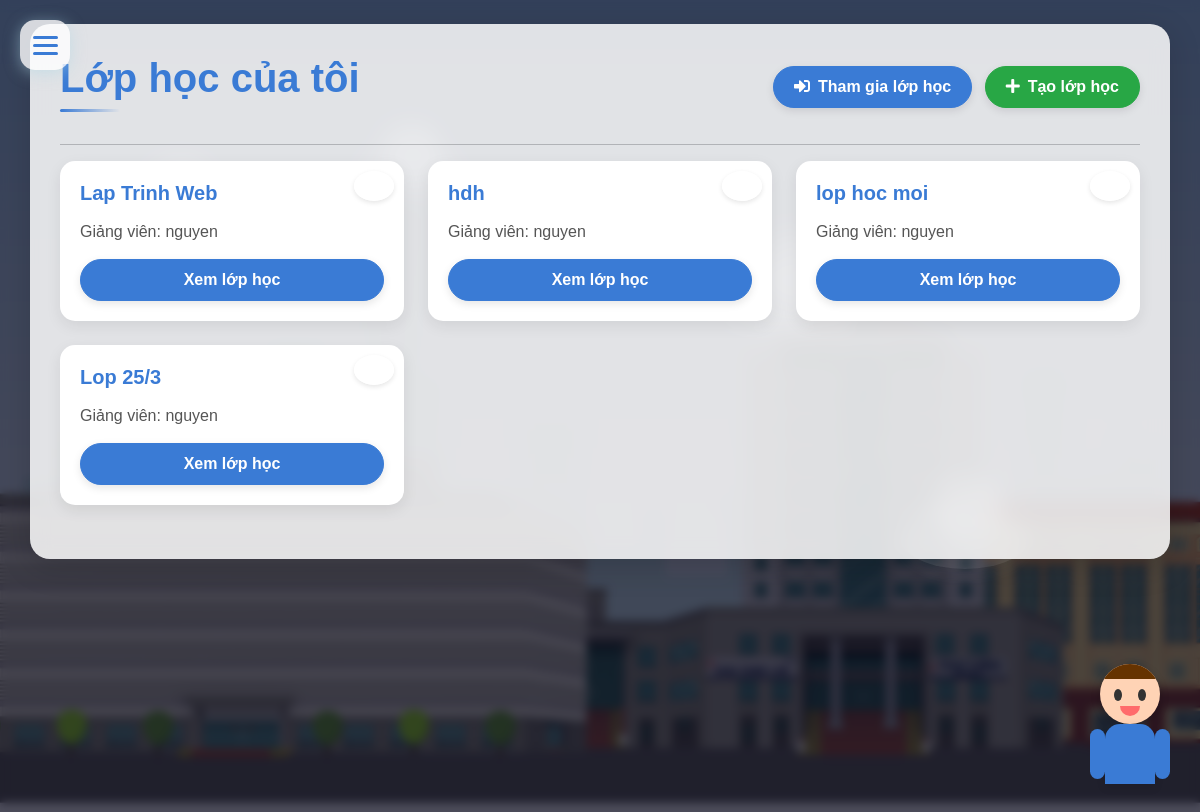
/myclass/ (signed in), run on the app's committed database.
### allClass/models.py (models this page shows, shortened)
class MyClass(models.Model):
    name = models.TextField()
    instructor = models.ForeignKey(User, on_delete=models.CASCADE, related_name='instructed_classes')
    students = models.ManyToManyField(User, related_name='classes')
    code = models.CharField(max_length=10, unique=True, null=True)
    class Meta:
        verbose_name = "Class"
        verbose_name_plural = "Classes"

### allClass/views.py (the view)
# urls.py: path('', views.my_classes, name='my_classes'),
@login_required(login_url='login')
def my_classes(request):
    user = request.user
    if user.is_staff:
        classes = MyClass.objects.filter(Q(instructor=user) | Q(students=user)).distinct()
    else:
        classes = MyClass.objects.filter(students=user).distinct()
    if not classes:
        messages.info(request, 'No classes found.')
    return render(request, 'myClass.html', {'classes': classes})

### templates/myClass.html (shortened to what this page needs)
{% load static %}
<!DOCTYPE html>
<html lang="en">
<head>
    <link rel="stylesheet" href="/static/cssQuan/bootstrap.min.css">
    <link rel="stylesheet" href="/static/css/style.css">
    <link rel="stylesheet" href="/static/cssQuan/icon_all.min.css">
    <link rel="stylesheet" href="https://cdnjs.cloudflare.com/ajax/libs/font-awesome/5.15.4/css/all.min.css">
    <link href='https://unpkg.com/boxicons@2.1.4/css/boxicons.min.css' rel='stylesheet'>
</head>
<body class="fade-in">
    <div class="cloud cloud-2"></div>
    <div class="cloud cloud-3"></div>
    <div class="cloud cloud-4"></div>
    {% include "Components/newmenu.html" %}
    <div class="container mt-4">
        <div class="d-flex justify-content-between align-items-center mb-4">
            <h1>Lớp học của tôi</h1>
            <div>
                <button type="button" class="btn btn-primary" data-bs-toggle="modal" data-bs-target="#joinClassModal">
                    <i class="fas fa-sign-in-alt me-2"></i>Tham gia lớp học
                </button>
                {% if user.is_staff %}
                    <button type="button" class="btn btn-success ms-2" data-bs-toggle="modal" data-bs-target="#createClassModal">
                        <i class="fas fa-plus me-2"></i>Tạo lớp học
                    </button>
                {% endif %}
            </div>
        </div>
        <hr>
        {% if classes %}
            <div class="row">
                {% for class in classes %}
                    <div class="col-md-4 mb-4">
                        <div class="card h-100">
                            <div class="card-body d-flex flex-column">
                                <h5 class="card-title">{{ class.name }}
                                    {% if user == class.instructor %}
                                        <button type="button" class="btn btn-danger btn-sm delete-btn" onclick="deleteClass({{ class.id }})">
                                            <i class="fas fa-trash-alt"></i>
                                        </button>
                                    {% endif %}
                                </h5>
                                <p class="card-text">Giảng viên: {{ class.instructor.username }}</p>
                                <a href="{% url 'class_detail' class.id %}" class="btn btn-primary mt-auto view-class-btn">Xem lớp học</a>
                            </div>
                        </div>
                    </div>
                {% endfor %}
            </div>
        {% else %}
            {% if not messages %}
                <div class="alert alert-info" role="alert">
                    <i class="fas fa-info-circle me-2"></i>Chưa có lớp học nào được tìm thấy.
                </div>
            {% endif %}
        {% endif %}
    </div>
    {% include "Components/chat_bubble.html" %}
</body>
</html>

### static/css/style.css (style rules this page uses)
* { font-family: 'Arial', 'Tahoma', 'Verdana', 'Roboto', 'Open Sans', sans-serif; }
body { background-image: url("../images/Bg1.jpg"); background-size: cover; background-repeat: no-repeat; background-attachment: fixed; background-position: center; }

### templates/myClass.html (style rules this page uses)
* { margin: 0; padding: 0; box-sizing: border-box; font-family: 'Arial', sans-serif; }
body { background-image: url('/static/images/Ptit.jpg'); background-size: cover; background-repeat: no-repeat; background-attachment: fixed; background-position: center; position: relative; min-height: 100vh; }
body::before { content: ''; position: fixed; top: 0; left: 0; width: 100%; height: 100%; background-color: rgba(0, 0, 20, 0.7); backdrop-filter: blur(5px); -webkit-backdrop-filter: blur(5px); z-index: -1; }
.container { background-color: rgba(255, 255, 255, 0.85); border-radius: 20px; box-shadow: 0 8px 32px rgba(0, 0, 0, 0.15); backdrop-filter: blur(10px); -webkit-backdrop-filter: blur(10px); padding: 30px; margin-top: 80px; margin-bottom: 50px; transition: all 0.3s ease; }
.cloud { position: absolute; background-color: rgba(255, 255, 255, 0.3); border-radius: 50%; box-shadow: 0 8px 16px rgba(255, 255, 255, 0.1); z-index: -1; opacity: 0.4; }
.cloud-2 { width: 150px; height: 70px; top: 30%; left: 60%; animation: float-2 22s linear infinite; }
.cloud-3 { width: 100px; height: 50px; top: 15%; left: 30%; animation: float-3 30s linear infinite; }
.cloud-4 { width: 130px; height: 65px; top: 60%; left: 75%; animation: float-4 35s linear infinite; }
.cloud::before, .cloud::after { content: ''; position: absolute; background-color: rgba(255, 255, 255, 0.3); border-radius: 50%; }
.cloud::before { width: 60%; height: 100%; top: -50%; left: 20%; }
.cloud::after { width: 50%; height: 100%; top: -30%; right: 20%; }
.card { border: none; border-radius: 15px; overflow: hidden; box-shadow: 0 5px 15px rgba(0, 0, 0, 0.08); transition: all 0.3s ease; height: 100%; }
.card-body { padding: 20px; }
.card-title { font-size: 1.25rem; font-weight: 700; color: #3a7bd5; margin-bottom: 15px; }
.card-text { color: #555; margin-bottom: 15px; }
.card .delete-btn { position: absolute; top: 10px; right: 10px; width: 30px; height: 30px; border-radius: 50%; display: flex; align-items: center; justify-content: center; background-color: rgba(255, 255, 255, 0.9); border: none; box-shadow: 0 2px 5px rgba(0, 0, 0, 0.1); }
.btn { border-radius: 30px; padding: 8px 20px; font-weight: 600; transition: all 0.3s ease; box-shadow: 0 3px 8px rgba(0, 0, 0, 0.1); }
.btn-primary { background-color: #3a7bd5; border-color: #3a7bd5; }
.btn-success { background-color: #28a745; border-color: #28a745; }
h1 { color: #3a7bd5; font-weight: 700; position: relative; padding-bottom: 10px; }
h1::after { content: ''; position: absolute; bottom: 0; left: 0; width: 60px; height: 3px; background: linear-gradient(90deg, #3a7bd5, transparent); border-radius: 3px; }
.fade-in { animation: fadeIn 0.5s ease-in; }

### data on the page
MyClass: name "Lap Trinh Web", instructor.username "nguyen"
MyClass: name "hdh", instructor.username "nguyen"
MyClass: name "lop hoc moi", instructor.username "nguyen"
MyClass: name "Lop 25/3", instructor.username "nguyen"
